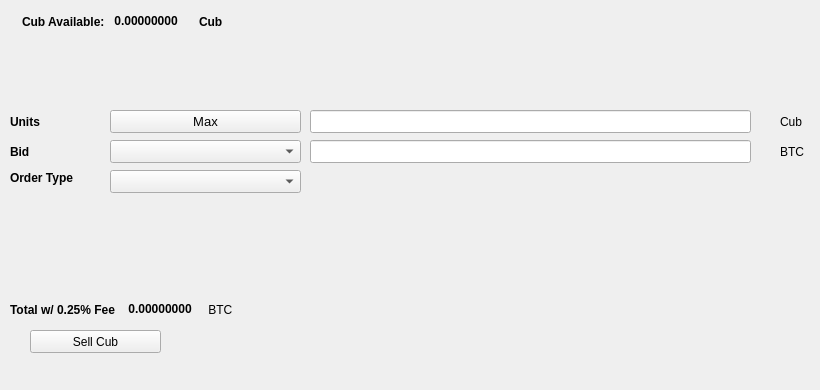
   <widget class="QWidget" name="SellTab">
    <attribute name="title">
     <string>Sell</string>
    </attribute>
    <widget class="QLabel" name="label_16">
     <property name="geometry">
      <rect>
       <x>780</x>
       <y>140</y>
       <width>31</width>
       <height>23</height>
      </rect>
     </property>
     <property name="text">
      <string>BTC</string>
     </property>
    </widget>
    <widget class="QComboBox" name="SellBidcomboBox">
     <property name="geometry">
      <rect>
       <x>110</x>
       <y>140</y>
       <width>191</width>
       <height>23</height>
      </rect>
     </property>
     <property name="font">
      <font>
       <pointsize>10</pointsize>
      </font>
     </property>
    </widget>
    <widget class="QLabel" name="label_18">
     <property name="geometry">
      <rect>
       <x>10</x>
       <y>110</y>
       <width>46</width>
       <height>23</height>
      </rect>
     </property>
     <property name="font">
      <font>
       <weight>75</weight>
       <bold>true</bold>
      </font>
     </property>
     <property name="text">
      <string>Units</string>
     </property>
    </widget>
    <widget class="QPushButton" name="Sell_Max_Amount">
     <property name="geometry">
      <rect>
       <x>110</x>
       <y>110</y>
       <width>191</width>
       <height>23</height>
      </rect>
     </property>
     <property name="font">
      <font>
       <pointsize>10</pointsize>
      </font>
     </property>
     <property name="text">
      <string>Max</string>
     </property>
    </widget>
    <widget class="QLabel" name="label_20">
     <property name="geometry">
      <rect>
       <x>10</x>
       <y>170</y>
       <width>91</width>
       <height>16</height>
      </rect>
     </property>
     <property name="font">
      <font>
       <weight>75</weight>
       <bold>true</bold>
      </font>
     </property>
     <property name="text">
      <string>Order Type</string>
     </property>
    </widget>
    <widget class="QComboBox" name="SellOrdertypeCombo">
     <property name="geometry">
      <rect>
       <x>110</x>
       <y>170</y>
       <width>191</width>
       <height>23</height>
      </rect>
     </property>
     <property name="font">
      <font>
       <pointsize>10</pointsize>
      </font>
     </property>
    </widget>
    <widget class="QLabel" name="label_21">
     <property name="geometry">
      <rect>
       <x>10</x>
       <y>140</y>
       <width>46</width>
       <height>23</height>
      </rect>
     </property>
     <property name="font">
      <font>
       <weight>75</weight>
       <bold>true</bold>
      </font>
     </property>
     <property name="text">
      <string>Bid</string>
     </property>
    </widget>
    <widget class="QLabel" name="label_22">
     <property name="geometry">
      <rect>
       <x>780</x>
       <y>110</y>
       <width>31</width>
       <height>23</height>
      </rect>
     </property>
     <property name="text">
      <string>Cub</string>
     </property>
    </widget>
    <widget class="QLineEdit" name="UnitsInputCub">
     <property name="geometry">
      <rect>
       <x>310</x>
       <y>110</y>
       <width>441</width>
       <height>23</height>
      </rect>
     </property>
     <property name="font">
      <font>
       <pointsize>9</pointsize>
       <weight>75</weight>
       <bold>true</bold>
      </font>
     </property>
    </widget>
    <widget class="QLineEdit" name="SellBidPriceEdit">
     <property name="geometry">
      <rect>
       <x>310</x>
       <y>140</y>
       <width>441</width>
       <height>23</height>
      </rect>
     </property>
     <property name="font">
      <font>
       <pointsize>9</pointsize>
       <weight>75</weight>
       <bold>true</bold>
      </font>
     </property>
    </widget>
    <widget class="QPushButton" name="SellCubBTN">
     <property name="geometry">
      <rect>
       <x>30</x>
       <y>330</y>
       <width>131</width>
       <height>23</height>
      </rect>
     </property>
     <property name="text">
      <string>Sell Cub</string>
     </property>
     <property name="icon">
      <iconset resource="../cub">
       <normaloff>:/icons/bitcoin</normaloff>:/icons/bitcoin</iconset>
     </property>
    </widget>
    <widget class="QWidget" name="layoutWidget3">
     <property name="geometry">
      <rect>
       <x>22</x>
       <y>12</y>
       <width>258</width>
       <height>19</height>
      </rect>
     </property>
     <layout class="QHBoxLayout" name="horizontalLayout">
      <item>
       <widget class="QLabel" name="label232_2">
        <property name="font">
         <font>
          <weight>75</weight>
          <bold>true</bold>
         </font>
        </property>
        <property name="text">
         <string>Cub Available:</string>
        </property>
       </widget>
      </item>
      <item>
       <widget class="QLabel" name="CubAvailableLabel">
        <property name="palette">
         <palette>
          <active>
           <colorrole role="WindowText">
            <brush brushstyle="SolidPattern">
             <color alpha="255">
              <red>0</red>
              <green>0</green>
              <blue>0</blue>
             </color>
            </brush>
           </colorrole>
           <colorrole role="Button">
            <brush brushstyle="SolidPattern">
             <color alpha="255">
              <red>0</red>
              <green>170</green>
              <blue>0</blue>
             </color>
            </brush>
           </colorrole>
           <colorrole role="Light">
            <brush brushstyle="SolidPattern">
             <color alpha="255">
              <red>0</red>
              <green>255</green>
              <blue>0</blue>
             </color>
            </brush>
           </colorrole>
           <colorrole role="Midlight">
            <brush brushstyle="SolidPattern">
             <color alpha="255">
              <red>0</red>
              <green>212</green>
              <blue>0</blue>
             </color>
            </brush>
           </colorrole>
           <colorrole role="Dark">
            <brush brushstyle="SolidPattern">
             <color alpha="255">
              <red>0</red>
              <green>85</green>
              <blue>0</blue>
             </color>
            </brush>
           </colorrole>
           <colorrole role="Mid">
            <brush brushstyle="SolidPattern">
             <color alpha="255">
              <red>0</red>
              <green>113</green>
              <blue>0</blue>
             </color>
            </brush>
           </colorrole>
           <colorrole role="Text">
            <brush brushstyle="SolidPattern">
             <color alpha="255">
              <red>0</red>
              <green>170</green>
              <blue>0</blue>
             </color>
            </brush>
           </colorrole>
           <colorrole role="BrightText">
            <brush brushstyle="SolidPattern">
             <color alpha="255">
              <red>255</red>
              <green>255</green>
              <blue>255</blue>
             </color>
            </brush>
           </colorrole>
           <colorrole role="ButtonText">
            <brush brushstyle="SolidPattern">
             <color alpha="255">
              <red>0</red>
              <green>0</green>
              <blue>0</blue>
             </color>
            </brush>
           </colorrole>
           <colorrole role="Base">
            <brush brushstyle="SolidPattern">
             <color alpha="255">
              <red>255</red>
              <green>255</green>
              <blue>255</blue>
             </color>
            </brush>
           </colorrole>
           <colorrole role="Window">
            <brush brushstyle="SolidPattern">
             <color alpha="255">
              <red>0</red>
              <green>170</green>
              <blue>0</blue>
             </color>
            </brush>
           </colorrole>
           <colorrole role="Shadow">
            <brush brushstyle="SolidPattern">
             <color alpha="255">
              <red>0</red>
              <green>0</green>
              <blue>0</blue>
             </color>
            </brush>
           </colorrole>
           <colorrole role="AlternateBase">
            <brush brushstyle="SolidPattern">
             <color alpha="255">
              <red>127</red>
              <green>212</green>
              <blue>127</blue>
             </color>
            </brush>
           </colorrole>
           <colorrole role="ToolTipBase">
            <brush brushstyle="SolidPattern">
             <color alpha="255">
              <red>255</red>
              <green>255</green>
              <blue>220</blue>
             </color>
            </brush>
           </colorrole>
           <colorrole role="ToolTipText">
            <brush brushstyle="SolidPattern">
             <color alpha="255">
              <red>0</red>
              <green>0</green>
              <blue>0</blue>
             </color>
            </brush>
           </colorrole>
          </active>
          <inactive>
           <colorrole role="WindowText">
            <brush brushstyle="SolidPattern">
             <color alpha="255">
              <red>0</red>
              <green>0</green>
              <blue>0</blue>
             </color>
            </brush>
           </colorrole>
           <colorrole role="Button">
            <brush brushstyle="SolidPattern">
             <color alpha="255">
              <red>0</red>
              <green>170</green>
              <blue>0</blue>
             </color>
            </brush>
           </colorrole>
           <colorrole role="Light">
            <brush brushstyle="SolidPattern">
             <color alpha="255">
              <red>0</red>
              <green>255</green>
              <blue>0</blue>
             </color>
            </brush>
           </colorrole>
           <colorrole role="Midlight">
            <brush brushstyle="SolidPattern">
             <color alpha="255">
              <red>0</red>
              <green>212</green>
              <blue>0</blue>
             </color>
            </brush>
           </colorrole>
           <colorrole role="Dark">
            <brush brushstyle="SolidPattern">
             <color alpha="255">
              <red>0</red>
              <green>85</green>
              <blue>0</blue>
             </color>
            </brush>
           </colorrole>
           <colorrole role="Mid">
            <brush brushstyle="SolidPattern">
             <color alpha="255">
              <red>0</red>
              <green>113</green>
              <blue>0</blue>
             </color>
            </brush>
           </colorrole>
           <colorrole role="Text">
            <brush brushstyle="SolidPattern">
             <color alpha="255">
              <red>0</red>
              <green>170</green>
              <blue>0</blue>
             </color>
            </brush>
           </colorrole>
           <colorrole role="BrightText">
            <brush brushstyle="SolidPattern">
             <color alpha="255">
              <red>255</red>
              <green>255</green>
              <blue>255</blue>
             </color>
            </brush>
           </colorrole>
           <colorrole role="ButtonText">
            <brush brushstyle="SolidPattern">
             <color alpha="255">
              <red>0</red>
              <green>0</green>
              <blue>0</blue>
             </color>
            </brush>
           </colorrole>
           <colorrole role="Base">
            <brush brushstyle="SolidPattern">
             <color alpha="255">
              <red>255</red>
              <green>255</green>
              <blue>255</blue>
             </color>
            </brush>
           </colorrole>
           <colorrole role="Window">
            <brush brushstyle="SolidPattern">
             <color alpha="255">
              <red>0</red>
              <green>170</green>
              <blue>0</blue>
             </color>
            </brush>
           </colorrole>
           <colorrole role="Shadow">
            <brush brushstyle="SolidPattern">
             <color alpha="255">
              <red>0</red>
              <green>0</green>
              <blue>0</blue>
             </color>
            </brush>
           </colorrole>
           <colorrole role="AlternateBase">
            <brush brushstyle="SolidPattern">
             <color alpha="255">
              <red>127</red>
              <green>212</green>
              <blue>127</blue>
             </color>
            </brush>
           </colorrole>
           <colorrole role="ToolTipBase">
            <brush brushstyle="SolidPattern">
             <color alpha="255">
              <red>255</red>
              <green>255</green>
              <blue>220</blue>
             </color>
            </brush>
           </colorrole>
           <colorrole role="ToolTipText">
            <brush brushstyle="SolidPattern">
             <color alpha="255">
              <red>0</red>
              <green>0</green>
              <blue>0</blue>
             </color>
            </brush>
           </colorrole>
          </inactive>
          <disabled>
           <colorrole role="WindowText">
            <brush brushstyle="SolidPattern">
             <color alpha="255">
              <red>0</red>
              <green>85</green>
              <blue>0</blue>
             </color>
            </brush>
           </colorrole>
           <colorrole role="Button">
            <brush brushstyle="SolidPattern">
             <color alpha="255">
              <red>0</red>
              <green>170</green>
              <blue>0</blue>
             </color>
            </brush>
           </colorrole>
           <colorrole role="Light">
            <brush brushstyle="SolidPattern">
             <color alpha="255">
              <red>0</red>
              <green>255</green>
              <blue>0</blue>
             </color>
            </brush>
           </colorrole>
           <colorrole role="Midlight">
            <brush brushstyle="SolidPattern">
             <color alpha="255">
              <red>0</red>
              <green>212</green>
              <blue>0</blue>
             </color>
            </brush>
           </colorrole>
           <colorrole role="Dark">
            <brush brushstyle="SolidPattern">
             <color alpha="255">
              <red>0</red>
              <green>85</green>
              <blue>0</blue>
             </color>
            </brush>
           </colorrole>
           <colorrole role="Mid">
            <brush brushstyle="SolidPattern">
             <color alpha="255">
              <red>0</red>
              <green>113</green>
              <blue>0</blue>
             </color>
            </brush>
           </colorrole>
           <colorrole role="Text">
            <brush brushstyle="SolidPattern">
             <color alpha="255">
              <red>0</red>
              <green>85</green>
              <blue>0</blue>
             </color>
            </brush>
           </colorrole>
           <colorrole role="BrightText">
            <brush brushstyle="SolidPattern">
             <color alpha="255">
              <red>255</red>
              <green>255</green>
              <blue>255</blue>
             </color>
            </brush>
           </colorrole>
           <colorrole role="ButtonText">
            <brush brushstyle="SolidPattern">
             <color alpha="255">
              <red>0</red>
              <green>85</green>
              <blue>0</blue>
             </color>
            </brush>
           </colorrole>
           <colorrole role="Base">
            <brush brushstyle="SolidPattern">
             <color alpha="255">
              <red>0</red>
              <green>170</green>
              <blue>0</blue>
             </color>
            </brush>
           </colorrole>
           <colorrole role="Window">
            <brush brushstyle="SolidPattern">
             <color alpha="255">
              <red>0</red>
              <green>170</green>
              <blue>0</blue>
             </color>
            </brush>
           </colorrole>
           <colorrole role="Shadow">
            <brush brushstyle="SolidPattern">
             <color alpha="255">
              <red>0</red>
              <green>0</green>
              <blue>0</blue>
             </color>
            </brush>
           </colorrole>
           <colorrole role="AlternateBase">
            <brush brushstyle="SolidPattern">
             <color alpha="255">
              <red>0</red>
              <green>170</green>
              <blue>0</blue>
             </color>
            </brush>
           </colorrole>
           <colorrole role="ToolTipBase">
            <brush brushstyle="SolidPattern">
             <color alpha="255">
              <red>255</red>
              <green>255</green>
              <blue>220</blue>
             </color>
            </brush>
           </colorrole>
           <colorrole role="ToolTipText">
            <brush brushstyle="SolidPattern">
             <color alpha="255">
              <red>0</red>
              <green>0</green>
              <blue>0</blue>
             </color>
            </brush>
           </colorrole>
          </disabled>
         </palette>
        </property>
        <property name="font">
         <font>
          <weight>75</weight>
          <bold>true</bold>
         </font>
        </property>
        <property name="text">
         <string> 0.00000000 </string>
        </property>
        <property name="textInteractionFlags">
         <set>Qt::LinksAccessibleByMouse|Qt::TextSelectableByKeyboard|Qt::TextSelectableByMouse</set>
        </property>
       </widget>
      </item>
      <item>
       <widget class="QLabel" name="labelCub">
        <property name="font">
         <font>
          <weight>75</weight>
          <bold>true</bold>
         </font>
        </property>
        <property name="text">
         <string>Cub</string>
        </property>
       </widget>
      </item>
     </layout>
    </widget>
    <widget class="QWidget" name="layoutWidget">
     <property name="geometry">
      <rect>
       <x>10</x>
       <y>300</y>
       <width>268</width>
       <height>19</height>
      </rect>
     </property>
     <layout class="QHBoxLayout" name="horizontalLayout_2">
      <item>
       <widget class="QLabel" name="label_19">
        <property name="font">
         <font>
          <weight>75</weight>
          <bold>true</bold>
         </font>
        </property>
        <property name="text">
         <string>Total w/ 0.25% Fee </string>
        </property>
       </widget>
      </item>
      <item>
       <widget class="QLabel" name="SellCostLabel">
        <property name="palette">
         <palette>
          <active>
           <colorrole role="WindowText">
            <brush brushstyle="SolidPattern">
             <color alpha="255">
              <red>0</red>
              <green>0</green>
              <blue>0</blue>
             </color>
            </brush>
           </colorrole>
           <colorrole role="Button">
            <brush brushstyle="SolidPattern">
             <color alpha="255">
              <red>0</red>
              <green>170</green>
              <blue>0</blue>
             </color>
            </brush>
           </colorrole>
           <colorrole role="Light">
            <brush brushstyle="SolidPattern">
             <color alpha="255">
              <red>0</red>
              <green>255</green>
              <blue>0</blue>
             </color>
            </brush>
           </colorrole>
           <colorrole role="Midlight">
            <brush brushstyle="SolidPattern">
             <color alpha="255">
              <red>0</red>
              <green>212</green>
              <blue>0</blue>
             </color>
            </brush>
           </colorrole>
           <colorrole role="Dark">
            <brush brushstyle="SolidPattern">
             <color alpha="255">
              <red>0</red>
              <green>85</green>
              <blue>0</blue>
             </color>
            </brush>
           </colorrole>
           <colorrole role="Mid">
            <brush brushstyle="SolidPattern">
             <color alpha="255">
              <red>0</red>
              <green>113</green>
              <blue>0</blue>
             </color>
            </brush>
           </colorrole>
           <colorrole role="Text">
            <brush brushstyle="SolidPattern">
             <color alpha="255">
              <red>0</red>
              <green>170</green>
              <blue>0</blue>
             </color>
            </brush>
           </colorrole>
           <colorrole role="BrightText">
            <brush brushstyle="SolidPattern">
             <color alpha="255">
              <red>255</red>
              <green>255</green>
              <blue>255</blue>
             </color>
            </brush>
           </colorrole>
           <colorrole role="ButtonText">
            <brush brushstyle="SolidPattern">
             <color alpha="255">
              <red>0</red>
              <green>0</green>
              <blue>0</blue>
             </color>
            </brush>
           </colorrole>
           <colorrole role="Base">
            <brush brushstyle="SolidPattern">
             <color alpha="255">
              <red>255</red>
              <green>255</green>
              <blue>255</blue>
             </color>
            </brush>
           </colorrole>
           <colorrole role="Window">
            <brush brushstyle="SolidPattern">
             <color alpha="255">
              <red>0</red>
              <green>170</green>
              <blue>0</blue>
             </color>
            </brush>
           </colorrole>
           <colorrole role="Shadow">
            <brush brushstyle="SolidPattern">
             <color alpha="255">
              <red>0</red>
              <green>0</green>
              <blue>0</blue>
             </color>
            </brush>
           </colorrole>
           <colorrole role="AlternateBase">
            <brush brushstyle="SolidPattern">
             <color alpha="255">
              <red>127</red>
              <green>212</green>
              <blue>127</blue>
             </color>
            </brush>
           </colorrole>
           <colorrole role="ToolTipBase">
            <brush brushstyle="SolidPattern">
             <color alpha="255">
              <red>255</red>
              <green>255</green>
              <blue>220</blue>
             </color>
            </brush>
           </colorrole>
           <colorrole role="ToolTipText">
            <brush brushstyle="SolidPattern">
             <color alpha="255">
              <red>0</red>
              <green>0</green>
              <blue>0</blue>
             </color>
            </brush>
           </colorrole>
          </active>
          <inactive>
           <colorrole role="WindowText">
            <brush brushstyle="SolidPattern">
             <color alpha="255">
              <red>0</red>
              <green>0</green>
              <blue>0</blue>
             </color>
            </brush>
           </colorrole>
           <colorrole role="Button">
            <brush brushstyle="SolidPattern">
             <color alpha="255">
              <red>0</red>
              <green>170</green>
              <blue>0</blue>
             </color>
            </brush>
           </colorrole>
           <colorrole role="Light">
            <brush brushstyle="SolidPattern">
             <color alpha="255">
              <red>0</red>
              <green>255</green>
              <blue>0</blue>
             </color>
            </brush>
           </colorrole>
           <colorrole role="Midlight">
            <brush brushstyle="SolidPattern">
             <color alpha="255">
              <red>0</red>
              <green>212</green>
              <blue>0</blue>
             </color>
            </brush>
           </colorrole>
           <colorrole role="Dark">
            <brush brushstyle="SolidPattern">
             <color alpha="255">
              <red>0</red>
              <green>85</green>
              <blue>0</blue>
             </color>
            </brush>
           </colorrole>
           <colorrole role="Mid">
            <brush brushstyle="SolidPattern">
             <color alpha="255">
              <red>0</red>
              <green>113</green>
              <blue>0</blue>
             </color>
            </brush>
           </colorrole>
           <colorrole role="Text">
            <brush brushstyle="SolidPattern">
             <color alpha="255">
              <red>0</red>
              <green>170</green>
              <blue>0</blue>
             </color>
            </brush>
           </colorrole>
           <colorrole role="BrightText">
            <brush brushstyle="SolidPattern">
             <color alpha="255">
              <red>255</red>
              <green>255</green>
              <blue>255</blue>
             </color>
            </brush>
           </colorrole>
           <colorrole role="ButtonText">
            <brush brushstyle="SolidPattern">
             <color alpha="255">
              <red>0</red>
              <green>0</green>
              <blue>0</blue>
             </color>
            </brush>
           </colorrole>
           <colorrole role="Base">
            <brush brushstyle="SolidPattern">
             <color alpha="255">
              <red>255</red>
              <green>255</green>
              <blue>255</blue>
             </color>
            </brush>
           </colorrole>
           <colorrole role="Window">
            <brush brushstyle="SolidPattern">
             <color alpha="255">
              <red>0</red>
              <green>170</green>
              <blue>0</blue>
             </color>
            </brush>
           </colorrole>
           <colorrole role="Shadow">
            <brush brushstyle="SolidPattern">
             <color alpha="255">
              <red>0</red>
              <green>0</green>
              <blue>0</blue>
             </color>
            </brush>
           </colorrole>
           <colorrole role="AlternateBase">
            <brush brushstyle="SolidPattern">
             <color alpha="255">
              <red>127</red>
              <green>212</green>
              <blue>127</blue>
             </color>
            </brush>
           </colorrole>
           <colorrole role="ToolTipBase">
            <brush brushstyle="SolidPattern">
             <color alpha="255">
              <red>255</red>
              <green>255</green>
              <blue>220</blue>
             </color>
            </brush>
           </colorrole>
           <colorrole role="ToolTipText">
            <brush brushstyle="SolidPattern">
             <color alpha="255">
              <red>0</red>
              <green>0</green>
              <blue>0</blue>
             </color>
            </brush>
           </colorrole>
          </inactive>
          <disabled>
           <colorrole role="WindowText">
            <brush brushstyle="SolidPattern">
             <color alpha="255">
              <red>0</red>
              <green>85</green>
              <blue>0</blue>
             </color>
            </brush>
           </colorrole>
           <colorrole role="Button">
            <brush brushstyle="SolidPattern">
             <color alpha="255">
              <red>0</red>
              <green>170</green>
              <blue>0</blue>
             </color>
            </brush>
           </colorrole>
           <colorrole role="Light">
            <brush brushstyle="SolidPattern">
             <color alpha="255">
              <red>0</red>
              <green>255</green>
              <blue>0</blue>
             </color>
            </brush>
           </colorrole>
           <colorrole role="Midlight">
            <brush brushstyle="SolidPattern">
             <color alpha="255">
              <red>0</red>
              <green>212</green>
              <blue>0</blue>
             </color>
            </brush>
           </colorrole>
           <colorrole role="Dark">
            <brush brushstyle="SolidPattern">
             <color alpha="255">
              <red>0</red>
              <green>85</green>
              <blue>0</blue>
             </color>
            </brush>
           </colorrole>
           <colorrole role="Mid">
            <brush brushstyle="SolidPattern">
             <color alpha="255">
              <red>0</red>
              <green>113</green>
              <blue>0</blue>
             </color>
            </brush>
           </colorrole>
           <colorrole role="Text">
            <brush brushstyle="SolidPattern">
             <color alpha="255">
              <red>0</red>
              <green>85</green>
              <blue>0</blue>
             </color>
            </brush>
           </colorrole>
           <colorrole role="BrightText">
            <brush brushstyle="SolidPattern">
             <color alpha="255">
              <red>255</red>
              <green>255</green>
              <blue>255</blue>
             </color>
            </brush>
           </colorrole>
           <colorrole role="ButtonText">
            <brush brushstyle="SolidPattern">
             <color alpha="255">
              <red>0</red>
              <green>85</green>
              <blue>0</blue>
             </color>
            </brush>
           </colorrole>
           <colorrole role="Base">
            <brush brushstyle="SolidPattern">
             <color alpha="255">
              <red>0</red>
              <green>170</green>
              <blue>0</blue>
             </color>
            </brush>
           </colorrole>
           <colorrole role="Window">
            <brush brushstyle="SolidPattern">
             <color alpha="255">
              <red>0</red>
              <green>170</green>
              <blue>0</blue>
             </color>
            </brush>
           </colorrole>
           <colorrole role="Shadow">
            <brush brushstyle="SolidPattern">
             <color alpha="255">
              <red>0</red>
              <green>0</green>
              <blue>0</blue>
             </color>
            </brush>
           </colorrole>
           <colorrole role="AlternateBase">
            <brush brushstyle="SolidPattern">
             <color alpha="255">
              <red>0</red>
              <green>170</green>
              <blue>0</blue>
             </color>
            </brush>
           </colorrole>
           <colorrole role="ToolTipBase">
            <brush brushstyle="SolidPattern">
             <color alpha="255">
              <red>255</red>
              <green>255</green>
              <blue>220</blue>
             </color>
            </brush>
           </colorrole>
           <colorrole role="ToolTipText">
            <brush brushstyle="SolidPattern">
             <color alpha="255">
              <red>0</red>
              <green>0</green>
              <blue>0</blue>
             </color>
            </brush>
           </colorrole>
          </disabled>
         </palette>
        </property>
        <property name="font">
         <font>
          <weight>75</weight>
          <bold>true</bold>
         </font>
        </property>
        <property name="autoFillBackground">
         <bool>false</bool>
        </property>
        <property name="text">
         <string> 0.00000000</string>
        </property>
        <property name="textInteractionFlags">
         <set>Qt::LinksAccessibleByMouse|Qt::TextSelectableByMouse</set>
        </property>
       </widget>
      </item>
      <item>
       <widget class="QLabel" name="label_17">
        <property name="font">
         <font>
          <weight>50</weight>
          <bold>false</bold>
         </font>
        </property>
        <property name="text">
         <string> BTC</string>
        </property>
       </widget>
      </item>
     </layout>
    </widget>
    <widget class="QLabel" name="label_23">
     <property name="geometry">
      <rect>
       <x>460</x>
       <y>300</y>
       <width>281</width>
       <height>81</height>
      </rect>
     </property>
     <property name="text">
      <string/>
     </property>
     <property name="pixmap">
      <pixmap>:/images/bittrex</pixmap>
     </property>
    </widget>
   </widget>
